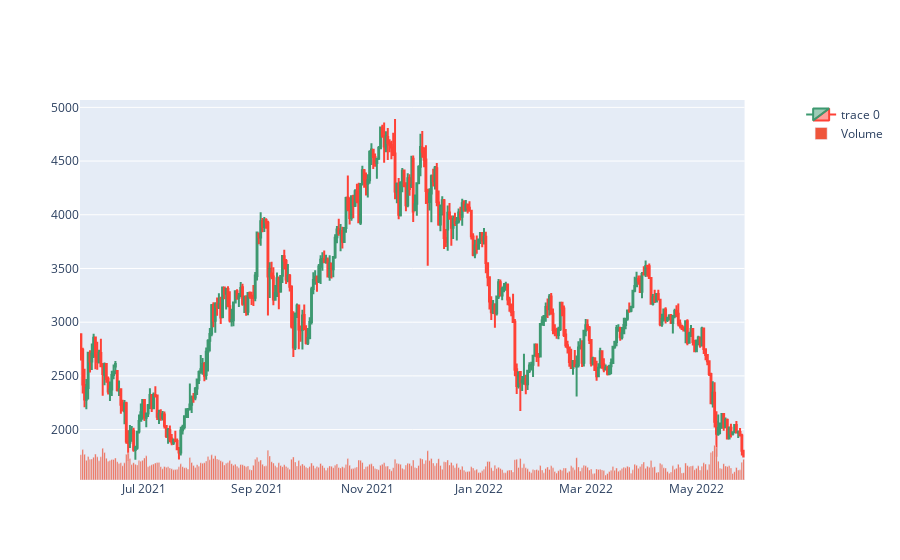

The code cell stored with this chart in its notebook:
### Code cell
fig3.update_yaxes(range=[0,500000000000],secondary_y=True)
fig3.update_yaxes(visible=False, secondary_y=True)

### Figure 1 — Plotly figure (JSON) as saved in the notebook; plotly's stock layout.template omitted (floating-point values rounded to 4 significant figures; data arrays with more than 128 entries replaced by an {"elided": "..."} marker saying what was removed)
{"data": [{"close": {"elided": "366 float values"}, "high": {"elided": "366 float values"}, "low": {"elided": "366 float values"}, "open": {"elided": "366 float values"}, "type": "candlestick", "x": {"elided": "366 str values"}}, {"name": "Volume", "type": "bar", "x": {"elided": "366 str values"}, "xaxis": "x", "y": {"elided": "366 int values"}, "yaxis": "y2"}], "layout": {"xaxis": {"anchor": "y", "domain": [0, 0.94], "rangeslider": {"visible": false}}, "yaxis": {"anchor": "x", "domain": [0, 1]}, "yaxis2": {"anchor": "x", "overlaying": "y", "range": [0, 500000000000], "side": "right", "visible": false}}}
